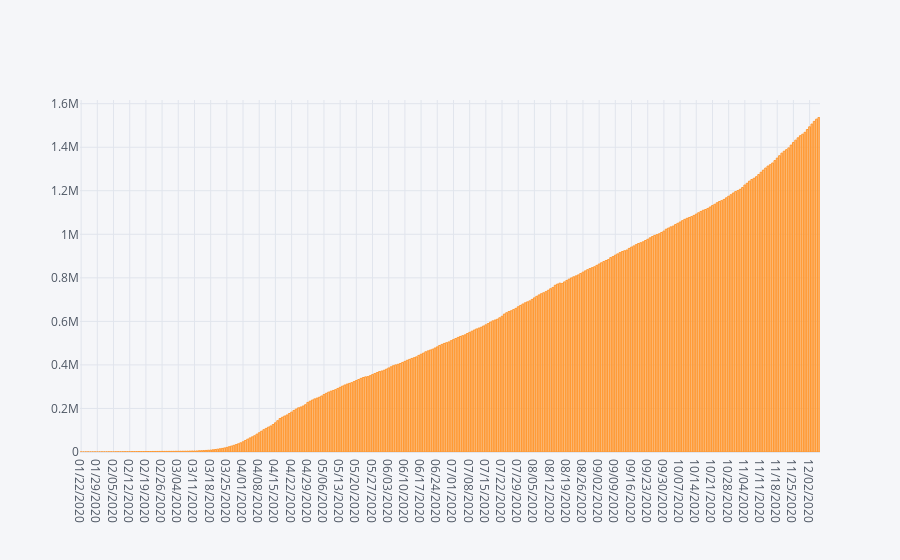

Here is the notebook cell this chart was saved with:
### Code cell
death.iplot(kind='bar',x='Date',y='Deaths')

### Figure 1 — Plotly figure (JSON) as saved in the notebook; plotly's stock layout.template omitted (floating-point values rounded to 4 significant figures; data arrays with more than 128 entries replaced by an {"elided": "..."} marker saying what was removed)
{"data": [{"marker": {"color": "rgba(255, 153, 51, 0.6)", "line": {"color": "rgba(255, 153, 51, 1.0)", "width": 1}}, "name": "Deaths", "orientation": "v", "text": "", "type": "bar", "x": {"elided": "320 str values"}, "y": {"elided": "320 int values"}}], "layout": {"legend": {"bgcolor": "#F5F6F9", "font": {"color": "#4D5663"}}, "paper_bgcolor": "#F5F6F9", "plot_bgcolor": "#F5F6F9", "title": {"font": {"color": "#4D5663"}}, "xaxis": {"gridcolor": "#E1E5ED", "showgrid": true, "tickfont": {"color": "#4D5663"}, "title": {"font": {"color": "#4D5663"}, "text": ""}, "zerolinecolor": "#E1E5ED"}, "yaxis": {"gridcolor": "#E1E5ED", "showgrid": true, "tickfont": {"color": "#4D5663"}, "title": {"font": {"color": "#4D5663"}, "text": ""}, "zerolinecolor": "#E1E5ED"}}}
